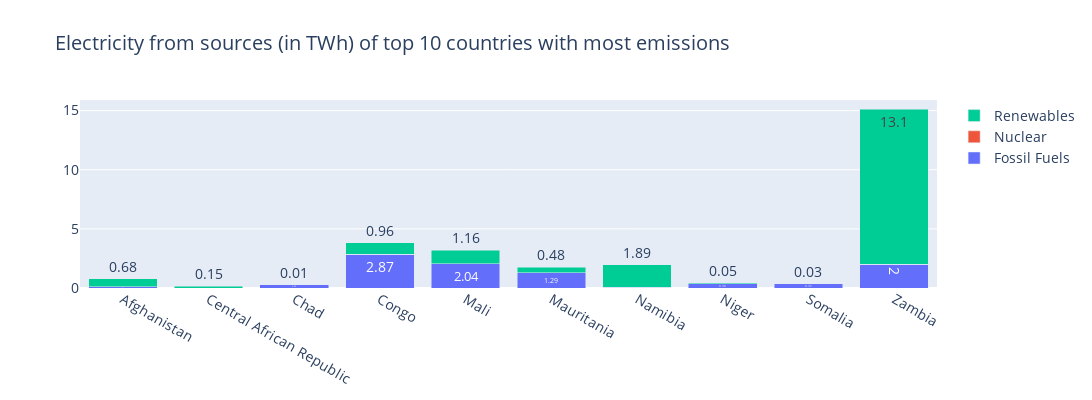
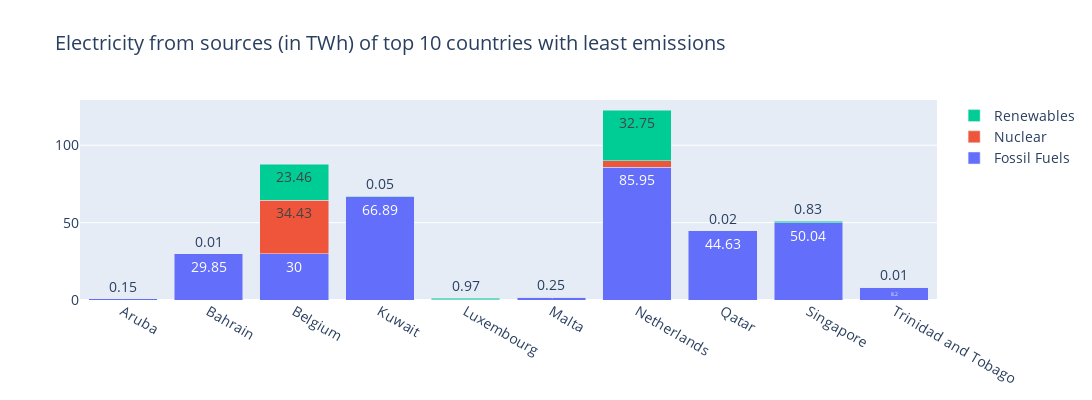

These figures' notebook cell, in order:
### Code cell
# Bad countries
trace1 = go.Bar(
    x = df['Entity'],
    y = df['Electricity from fossil fuels (TWh)'],
    name='Fossil Fuels',
    text = df['Electricity from fossil fuels (TWh)'],
)

trace2 = go.Bar(
    x = df['Entity'],
    y = df['Electricity from nuclear (TWh)'],
    name='Nuclear',
    text = df['Electricity from nuclear (TWh)'],
)

trace3 = go.Bar(
    x = df['Entity'],
    y = df['Electricity from renewables (TWh)'],
    name='Renewables',
    text = df['Electricity from renewables (TWh)'],
)
fig = go.Figure(data=[trace1, trace2, trace3], layout=go.Layout(barmode='stack',width = 1200,height = 400, font_size = 14,
                                                                title= "Electricity from sources (in TWh) of top 10 countries with most emissions")).show()

# Good countries
trace1 = go.Bar(
    x = dfg['Entity'],
    y = dfg['Electricity from fossil fuels (TWh)'],
    name='Fossil Fuels',
    text = dfg['Electricity from fossil fuels (TWh)'],
)

trace2 = go.Bar(
    x = dfg['Entity'],
    y = dfg['Electricity from nuclear (TWh)'],
    name='Nuclear',
    text = dfg['Electricity from nuclear (TWh)'],
)

trace3 = go.Bar(
    x = dfg['Entity'],
    y = dfg['Electricity from renewables (TWh)'],
    name='Renewables',
    text = dfg['Electricity from renewables (TWh)'],
)
fig = go.Figure(data=[trace1, trace2, trace3], layout=go.Layout(barmode='stack',width = 1200,height = 400, font_size = 14,
                                                                title= "Electricity from sources (in TWh) of top 10 countries with least emissions")).show()

### Figure 1 — Plotly figure (JSON) as saved in the notebook; plotly's stock layout.template omitted (floating-point values rounded to 4 significant figures)
{"data": [{"name": "Fossil Fuels", "text": [0.12, 0, 0.28, 2.87, 2.04, 1.29, 0.06, 0.38, 0.35, 2], "type": "bar", "x": ["Afghanistan", "Central African Republic", "Chad", "Congo", "Mali", "Mauritania", "Namibia", "Niger", "Somalia", "Zambia"], "y": [0.12, 0, 0.28, 2.87, 2.04, 1.29, 0.06, 0.38, 0.35, 2]}, {"name": "Nuclear", "text": [0, 0, 0, 0, 0, 0, 0, 0, 0, 0], "type": "bar", "x": ["Afghanistan", "Central African Republic", "Chad", "Congo", "Mali", "Mauritania", "Namibia", "Niger", "Somalia", "Zambia"], "y": [0, 0, 0, 0, 0, 0, 0, 0, 0, 0]}, {"name": "Renewables", "text": [0.68, 0.15, 0.01, 0.96, 1.16, 0.48, 1.89, 0.05, 0.03, 13.1], "type": "bar", "x": ["Afghanistan", "Central African Republic", "Chad", "Congo", "Mali", "Mauritania", "Namibia", "Niger", "Somalia", "Zambia"], "y": [0.68, 0.15, 0.01, 0.96, 1.16, 0.48, 1.89, 0.05, 0.03, 13.1]}], "layout": {"barmode": "stack", "font": {"size": 14}, "height": 400, "title": {"text": "Electricity from sources (in TWh) of top 10 countries with most emissions"}, "width": 1200}}

### Figure 2 — Plotly figure (JSON) as saved in the notebook; plotly's stock layout.template omitted (floating-point values rounded to 4 significant figures)
{"data": [{"name": "Fossil Fuels", "text": [0.73, 29.85, 30, 66.89, 0.25, 1.9, 85.95, 44.63, 50.04, 8.2], "type": "bar", "x": ["Aruba", "Bahrain", "Belgium", "Kuwait", "Luxembourg", "Malta", "Netherlands", "Qatar", "Singapore", "Trinidad and Tobago"], "y": [0.73, 29.85, 30, 66.89, 0.25, 1.9, 85.95, 44.63, 50.04, 8.2]}, {"name": "Nuclear", "text": [0, 0, 34.43, 0, 0, 0, 4.09, 0, 0, 0], "type": "bar", "x": ["Aruba", "Bahrain", "Belgium", "Kuwait", "Luxembourg", "Malta", "Netherlands", "Qatar", "Singapore", "Trinidad and Tobago"], "y": [0, 0, 34.43, 0, 0, 0, 4.09, 0, 0, 0]}, {"name": "Renewables", "text": [0.15, 0.01, 23.46, 0.05, 0.97, 0.25, 32.75, 0.02, 0.83, 0.01], "type": "bar", "x": ["Aruba", "Bahrain", "Belgium", "Kuwait", "Luxembourg", "Malta", "Netherlands", "Qatar", "Singapore", "Trinidad and Tobago"], "y": [0.15, 0.01, 23.46, 0.05, 0.97, 0.25, 32.75, 0.02, 0.83, 0.01]}], "layout": {"barmode": "stack", "font": {"size": 14}, "height": 400, "title": {"text": "Electricity from sources (in TWh) of top 10 countries with least emissions"}, "width": 1200}}
